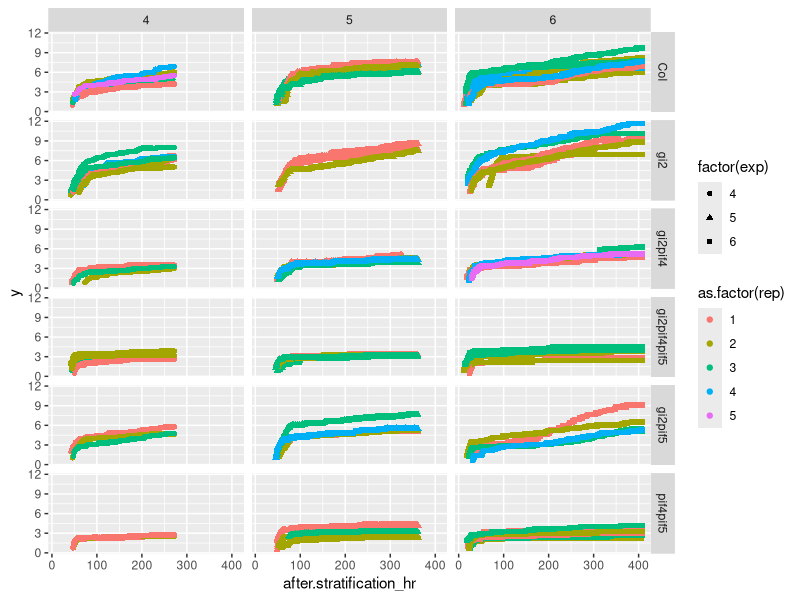
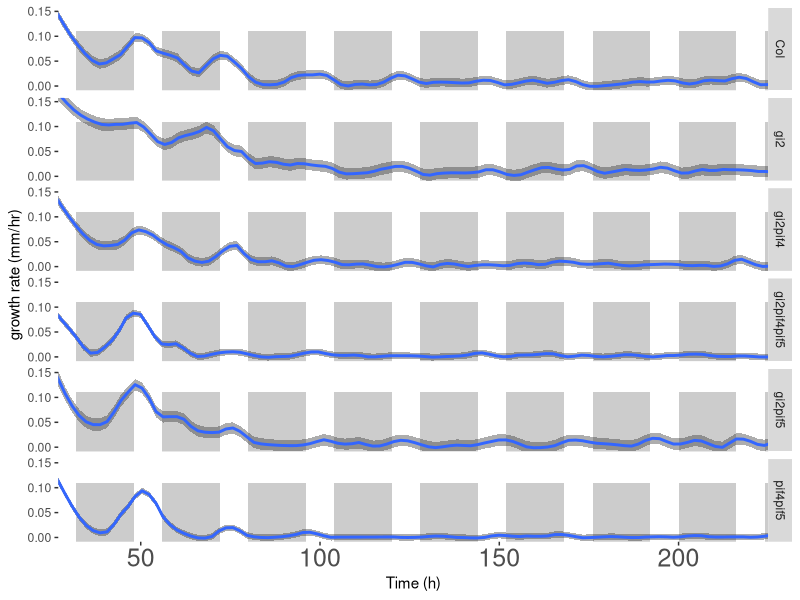
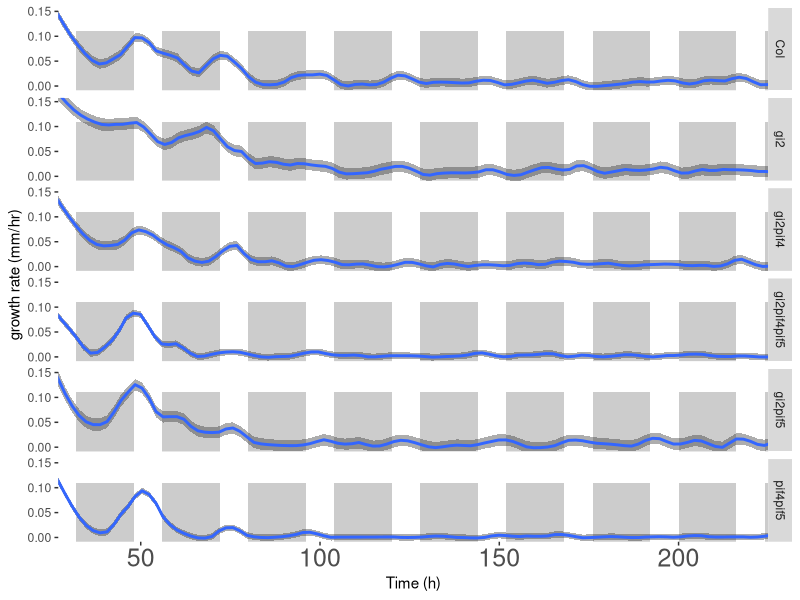

Source code (R) for these figures, in order:
## ---- chunk 1
library(ggplot2)
# functions used in this script
## vlookup
#Vlookup in R (https://gist.github.com/jnmaloof/7367450)
#Version 0.3 November 12, 2013
#Return senesical results if return column is a factor
#Version 0.2 November 11, 2013
#Require first column of table to be numeric if range lookup is being done
#Change defaults to larger=FALSE
#Julin Maloof
vlookup <- function(ref, #the value or values that you want to look for
                    table, #the table where you want to look for it; will look in first column
                    column, #the column that you want the return data to come from,
                    range=FALSE, #if there is not an exact match, return the closest?
                    larger=FALSE) #if doing a range lookup, should the smaller or larger key be used?)
{
  if(!is.numeric(column) & !column %in% colnames(table)) {
    stop(paste("can't find column",column,"in table"))
  }
  if(range) {
    if(!is.numeric(table[,1])) {
      stop(paste("The first column of table must be numeric when using range lookup"))
    }
    table <- table[order(table[,1]),] 
    index <- findInterval(ref,table[,1])
    if(larger) {
      index <- ifelse(ref %in% table[,1],index,index+1)
    }
    output <- table[index,column]
    output[!index <= dim(table)[1]] <- NA
    
  } else {
    output <- table[match(ref,table[,1]),column]
    output[!ref %in% table[,1]] <- NA #not needed?
  }
  dim(output) <- dim(ref)
  output
}
## ---- chunk 2
# setup working directory
if(Sys.info()["user"]=="nozue") {
homedir<-"/Volumes/data_work/Data6/data_JM4/2016pif3gi2_timelapse"
} # customize homedir
setwd(homedir)
# 
# reading file time stamp
## This file was created in MSDOS (Celia cam computer) by "dir" command
filetime<-read.table("2016pifgi2filetime2s.txt",skip=8)#,nrows=869)
head(filetime)
tail(filetime)

# reading file name used in exp1
exp4.filename<-read.table("exp4.file.txt",skip=1) # 540 files
# add 336 to 1 (frmae number in exp1 avi )
exp4.filename$frame<-1:nrow(exp4.filename)
# reading file name used in exp5
exp5.filename<-read.table("exp5.file.txt",nrow=659) # skip the last line "exp5.file.txt"
#exp2.filename$frame<-1:nrow(exp2.filename) # is this true? no 
exp5.filename.number<-gsub("(exp4000)([[:digit:]]+)(.jpg)","\\2",exp5.filename[,1])
exp5.filename$frame<- as.integer(exp5.filename.number) - min(as.integer(exp5.filename.number))+1 # more general formula
# reading file name used in exp6
exp6.filename<-read.table("exp6.file.txt",nrow=1061) # skip the last line "exp6.file.txt"
exp6.filename.number<-gsub("(exp5000)([[:digit:]]+)(.jpg)","\\2",exp6.filename[,1])
exp6.filename$frame<- as.integer(exp6.filename.number) - min(as.integer(exp6.filename.number))+1 # 

# reading hypocotyl length data
## part1
hyp.data<-read.csv("Marian_gi2pif3_hyp_data - 2nd sets.csv")
# need to clean up data (no duplicate)
hyp.data$id<-paste(sub("(2016pifgi2exp)(1a_|1b_|2a_|2b_|3a_|3b_)(Col|gi2|pif4pif5|gi2pif4|gi2pif5|gi2pif4pif5)(.avi:)([[:digit:]]+)([[:print:]]+)","\\1\\2\\3\\4\\5",hyp.data$label),hyp.data$rep,sep="_")
hyp.data[duplicated(hyp.data$id),] # should be none. If duplicated, remove duplicated data from Google Sheet

# part2 (data exceeded limit of Google sheet)
hyp.data.part2<-read.csv("Marian_gi2pif3_hyp_data - 2nd sets_part2.csv")
# need to clean up data (no duplicate)
hyp.data.part2$id<-paste(sub("(2016pifgi2exp)(1a_|1b_|2a_|2b_|3a_|3b_)(Col|gi2|pif4pif5|gi2pif4|gi2pif5|gi2pif4pif5)(.avi:)([[:digit:]]+)([[:print:]]+)","\\1\\2\\3\\4\\5",hyp.data.part2$label),hyp.data.part2$rep,sep="_")
hyp.data.part2[duplicated(hyp.data.part2$id),] # should be none. If duplicated, remove duplicated data from Google Sheet

####### data cleaning on going #########
# combine part1 and part2
hyp.data<-rbind(hyp.data,hyp.data.part2)
ftable(hyp.data[,c("exp","plate","genotype","rep")],col.vars=c("plate","rep"),row.vars=c("genotype","exp"))

# change pixel into mm
scale<- 95/1220.3213 # 95 mm is 1220.3213 pixel
hyp.data$mm<-hyp.data$pixel * scale


# merge time stamp data and hyp.data
## extract avi movie frame name
hyp.data$frame<-as.integer(sub("(2016pifgi2exp)(1a_|1b_|2a_|2b_|3a_|3b_)(Col|gi2|pif4pif5|gi2pif4|gi2pif5|gi2pif4pif5)(.avi:)([[:digit:]]+)([[:print:]]+)","\\5",hyp.data$label)) 

# obtaining file date/time (exp4)
hyp.data[hyp.data$exp==4,"file"]<-as.character(vlookup(hyp.data[hyp.data$exp==4,"frame"],exp4.filename[,2:1],2))
str(hyp.data)
# obtaining file date/time (exp5)
hyp.data[hyp.data$exp==5,"file"]<-as.character(vlookup(hyp.data[hyp.data$exp==5,"frame"],exp5.filename[,2:1],2))
# obtaining file date/time (exp6)
hyp.data[hyp.data$exp==6,"file"]<-as.character(vlookup(hyp.data[hyp.data$exp==6,"frame"],exp6.filename[,2:1],2))
## obtain file date/time stamp (exp4,exp5 and exp6)
hyp.data$date<-vlookup(hyp.data$file,filetime[,c("V4","V1")],2)
hyp.data$time<-vlookup(hyp.data$file,filetime[,c("V4","V2")],2)
## converted to "POSIXlt" (see ?strptime)
hyp.data$date.time<-strptime(paste(hyp.data$date,hyp.data$time,sep="/"),"%m/%d/%Y/%H:%M")
#
summary(hyp.data)
## day1 
exp4.start.date.time<-strptime("11/7/2016/8:00","%m/%d/%Y/%H:%M") # start date time for exp4
exp5.start.date.time<-strptime("11/17/2016/8:00","%m/%d/%Y/%H:%M") # start date time for exp5
exp6.start.date.time<-strptime("12/14/2016/8:00","%m/%d/%Y/%H:%M") # start date time for exp6

## day-night cycle (7:00 - 15:00 is day). No. 8:00 - 16:00 was day (after correction of daylight saving on Nov 1)
# calculate hours after stratification 
# cf. hyp.data$date.time - start.date.time gave me units="days"
# for exp4
hyp.data[hyp.data$exp==4,"after.stratification_hr"]<-
  as.numeric(gsub(" hours","",difftime(hyp.data[hyp.data$exp==4,"date.time"],exp4.start.date.time,units="hours"))) # see more in ?difftime
# for exp5
hyp.data[hyp.data$exp==5,"after.stratification_hr"]<-
  as.numeric(gsub(" hours","",difftime(hyp.data[hyp.data$exp==5,"date.time"],exp5.start.date.time,units="hours"))) # see more in ?difftime
# 
# for exp6
hyp.data[hyp.data$exp==6,"after.stratification_hr"]<-
  as.numeric(gsub(" hours","",difftime(hyp.data[hyp.data$exp==6,"date.time"],exp6.start.date.time,units="hours"))) # see more in ?difftime

str(hyp.data)
head(hyp.data)
summary(hyp.data)

## ---- chunk 3
# from Julin's scripts "TLsmoothMND MAR.R"
calcRate <- function(x) { #no running average
  x <- x[order(x$after.stratification_hr),] 
	x$rate <- NA
	for (i in 2:nrow(x)) {
		x$rate[i] <- (x$y[i]-x$y[i-1]) / (x$after.stratification_hr[i] -x$after.stratification_hr[i-1])
		}
		x
		} 
# under construction
#names(hyp.data)<-sub("after.stratification_hr","time",names(hyp.data))
names(hyp.data)<-sub("mm","y",names(hyp.data))
hyp.data$sample<-with(hyp.data,paste(exp,plate,genotype,rep,sep="_")) 
rate.list <- by(hyp.data,hyp.data$sample,calcRate) 
tl.rates <- rate.list[[1]]              #need to recompile the list of dataframes into one dataframe.  this will hold it

for (i in 2:length(rate.list)) tl.rates <- rbind(tl.rates,rate.list[[i]]) #merge into one frame

# tl.rates2 <- tl.rates[complete.cases(tl.rates),]  #remove rows with no data.(from J). Error in complete.cases(tl.rates) : not all arguments have the same length (Kazu)
tl.rates3<-tl.rates[!is.na(tl.rates$rate),]

#
tl.rates3.Col<-tl.rates3[tl.rates3$genotype=="Col",]

#tl.rates3.Col[tl.rates3.Col$rate< -2,c("exp","plate","genotype","rep",)] # why???
## ---- chunk 4
# plot (height version)
p.height<-ggplot(hyp.data,aes(x=after.stratification_hr,y=y,color=as.factor(rep),shape=factor(exp))) + geom_point()+facet_grid(genotype~exp)
p.height
# plot (growth rate version)
night <- seq(8,max(tl.rates$after.stratification_hr),24)
day <- seq(24,max(tl.rates$after.stratification_hr),24)
if (length(night)>length(day)) day <- c(day,max(tl.rates$after.stratification_hr))
bottom <- rep(-0.02,length(night))
top <- rep(0.11,length(night)) # for mm
#top <- rep(1,length(night)) # for pixel

#data frame to hold coordinates for nighttime rectangles
rectangles <- data.frame(night,day,top,bottom,rate=0,after.stratification_hr=0)
rm(night,day,top,bottom)
# remove data not this time range, which did not solve an error in geom_smooth()
# tl.rates4<-tl.rates3[tl.rates3$after.stratification_hr>24*5|tl.rates3$after.stratification_hr<24*12,]
#
#p.growthrate<- ggplot(data=tl.rates,aes(y=rate,x=after.stratification_hr))  + facet_wrap(~genotype,ncol=1) + theme_classic()
p.growthrate<- ggplot(data=tl.rates3,aes(y=rate,x=after.stratification_hr))  + facet_grid(genotype~.)
p.growthrate <- p.growthrate + geom_rect(data=rectangles,mapping=aes(xmin=night,xmax=day,ymin=bottom,ymax=top),fill="grey80")
#p.growthrate <- p.growthrate + geom_smooth(stat="smooth",fill="grey20",method="loess",span=.1,n=200) # original
p.growthrate <- p.growthrate + geom_smooth(stat="smooth",fill="grey20",method="loess",span=.05,n=200) # needs to play with span and n
#p.growthrate <- p.growthrate + scale_x_continuous(limits=c(24*5,24*12))
p.growthrate <- p.growthrate + theme(
  axis.text.x=element_text(size=18),
  #axis.ticks = element_blank(),
  panel.background = element_rect(fill = "white")) + 
  labs(x="Time (h)",y="growth rate (mm/hr)")
p.growthrate <- p.growthrate + coord_cartesian(xlim=c(24*1.5,24*9),ylim=c(-0.001,0.15))
p.growthrate
ggsave(p.growthrate,file="Marian_pifgi3_timelapse_exp2_v1.png",dpi=300,width=11,height=8) # needs to clean up graph
# Time (h): time after stratification (hr) (cf. Nozue (2007) use "zero indicates dawn of the fourth day")
# 



